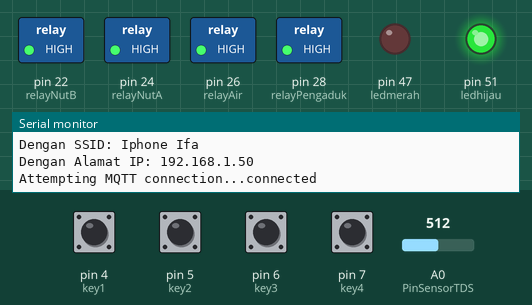
Simulated run of this sketch. Board: Arduino Mega 2560, built with avr-gcc and run on an emulated ATmega2560. On the bench: switched loads named in the sketch (green lamp = pin HIGH), output pins drawn as LEDs (lit = HIGH), the last lines printed to the serial monitor. The inputs (shaded band) are chosen by the test bench; at power-on: pin 4 (key1), pin 5 (key2), pin 6 (key3), pin 7 (key4) HIGH, A0 (PinSensorTDS) = 512. WiFi joins after 1.5 s; servers stay silent unless stated; no MQTT or app messages arrive unless stated.

Above: at 2.7 s.
2.8 s: pin 4 (key1) pulled LOW for 0.15 s
At 4.0 s:
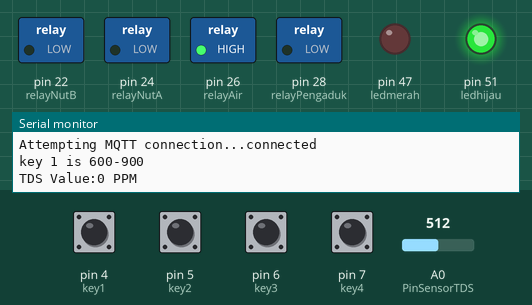
5.8 s: pin 7 (key4) pulled LOW for 0.15 s
At 6.4 s:
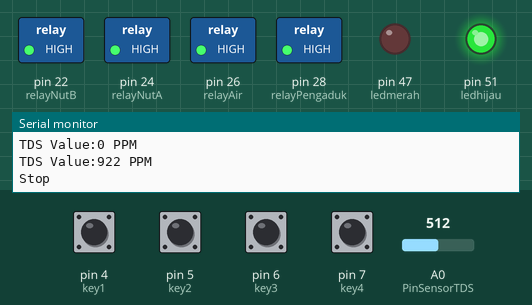
7.4 s: pin 5 (key2) pulled LOW for 0.15 s
9.0 s: A0 (PinSensorTDS) set to 603
11.6 s: A0 (PinSensorTDS) set to 629
At 12.4 s:
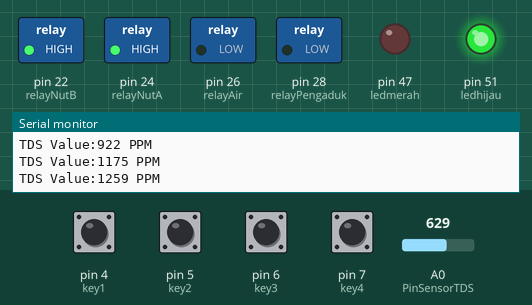
13.4 s: A0 (PinSensorTDS) set to 590
At 16.0 s:
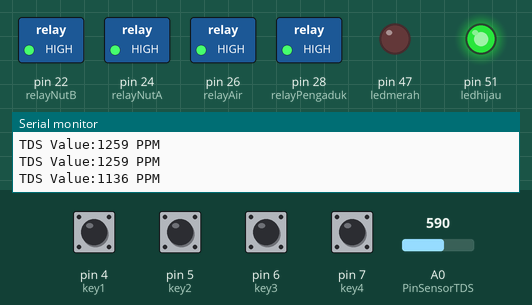
Timing chart, 0 to 17.4 s (numbered marks = the images above; inputs shaded):
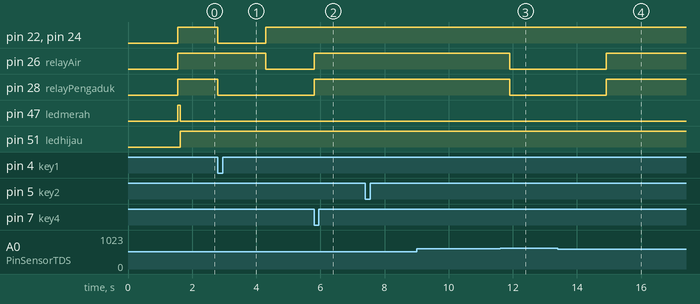

The sketch:

FULL_Fix.ino
```cpp
//library
#include <WiFiEsp.h>
#include <WiFiEspClient.h>
#include <EEPROM.h>
#include <WiFiEspUdp.h>
#include <PubSubClient.h>
#define SERIAL Serial
//ini yang longsc
//define kabel keypad 1-5 ke 1 GND, ke2 pad2,ke3 pad1, ke4 pad5, ke5 pad4 input)
#define key1 4 //connect wire 1 to pin 5
#define key2 5 //connect wire 2 to pin 4
#define key3 6 //connect wire 3 to pin 7
#define key4 7 //connect wire 4 to pin 6

//define LED
const int ledmerah = 47 ;
const int ledhijau = 51;

//define sensor TDS
#define PinSensorTDS A0 //menetapkan Pin TDS A0
#define VREF          3.3 // analog reference voltage(Volt) of the ADC
#define SCOUNT        5  // sum of sample point

int analogBuffer[SCOUNT];    // store the analog value in the array, read from ADC
int analogBufferTemp[SCOUNT];
int analogBufferIndex = 0,IndexCopy = 0;
float rataratavoltase = 0,tdsValue = 0,temperature = 25;
unsigned long int analogSampleTimepoint,printTimepoint;


//inisialisasi connect mqtt
const char* server = "broker.emqx.io";
const char* port_mqtt = 1883;

//inisialisasi konek wifi
char ssid[] = "Iphone Ifa";           // your network SSID (name)
char pass[] = "gayabangetlu";           // your network password
int status = WL_IDLE_STATUS;   // the Wifi radio's status

// inisialisasi the Ethernet client object
WiFiEspClient espClient;
PubSubClient client(espClient);

//inisialisasi relay
const int relayAir = 26; //relay u/ pompa air
const int relayNutA  = 24; //relay untuk nutrisi A
const int relayNutB =22 ; //Relay untuk nutrisi B
const int relayPengaduk = 28; //relay untuk pengaduk
int relayON = LOW; //relay nyala
int relayOFF = HIGH; //relay mati


void setup() {
  ledmerahnyala();
  initSerialm(); //initialize serial for debugging
  initWiFi(); // initialize serial for ESP module
  printWifiStatus(); //wifi status
  konekmqttset();//connect to MQTT server
  beginsensortds();
  pinrelayy();//relay pinmode
  dwrelayy(); //digiwrite relayy
  pmkeypad();//pinmode keypad
  pmled();//pinmode led
} //end void setup

void loop() {
  if (!client.connected()) {
    reconnectMqtt();
  }//end if reconnect

  client.loop();

  //keypad config
  int key1S = digitalRead(key1);// read if key1 is pressed
  int key2S = digitalRead(key2);// read if key1 is pressed
  int key3S = digitalRead(key3);// read if key1 is pressed
  int key4S = digitalRead(key4);// read if key1 is pressed

   if(!key1S){
    int x=1;
    Serial.println("key 1 is 600-900");
    while (x==1){
       client.publish("client_id/hidro/mingg", "Kedua");

       tdsprosess();
       if (tdsValue >=600  && tdsValue <=900 ){
         relaysemuamati(); //semua relay dalam keadaan OFF
         }//end if 600-900

         else if (tdsValue >= 0 && tdsValue <=599  ){
           relayairmati(); // relay air mati dan nutrisiA,B pengaduk menyala
          }//0-599

          else if (tdsValue >=901 ){
           relayairnyala(); //relay air nyala dan nutrisi A, B pengaduk mati
          } //901

          if (!client.connected()) {
           reconnectMqtt();
          } //if reconnect

          int key4S = digitalRead(key4);// read if key1 is pressed
           if(!key4S){
           x=4;
           keypadstop();
         }//if key4
     }//while
   } //if key

     if(!key2S){
     int x=1;
     Serial.println("key 2 is 900-1200 PPM ");
     while (x==1){
     client.publish("client_id/hidro/mingg", "Ketiga");
     tdsprosess();
      if (tdsValue >=901  && tdsValue <=1200 ){
         relaysemuamati(); //semua relay dalam keadaan OFF
         }//900-1200

         else if (tdsValue >= 0 && tdsValue <=899  ){
           relayairmati();
          }//0-799

          else if (tdsValue >=1201 ){
           relayairnyala();
          }//1201

          if (!client.connected()) {
           reconnectMqtt();
          }//if reconnect

         int key4S = digitalRead(key4);// read if key1 is pressed
           if(!key4S){
           x=4;
           keypadstop();
         }//if key4

      }//while
     }//if


     if(!key3S){
      int x=1;
      Serial.println("key 3 is pressed 1200-1400 ");
      while (x==1){
      client.publish("client_id/hidro/mingg", "Keempat");
      tdsprosess();
        if (tdsValue >=1201  && tdsValue <=1400 ){
           relaysemuamati();
           }

         else if (tdsValue >= 0 && tdsValue <=1199  ){
           relayairmati();
          }

          else if (tdsValue >=1401 ){
           relayairnyala();
          }
          if (!client.connected()) {
          reconnectMqtt();}

          int key4S = digitalRead(key4);// read if key1 is pressed
           if(!key4S){
           x=4;
           keypadstop();
         }//if key4

       }//while
   }//ifkey3

}//void loop

void reconnectMqtt() {
  relaysemuamati();
  // Loop until we're reconnected
  if ( status == WL_CONNECTED) {
  while (!client.connected()) {
    ledmerahnyala();
    Serial.print("Attempting MQTT connection...");
    // Attempt to connect, just a name to identify the client
    if (client.connect("arduinoClient")) {
      Serial.println("connected");
        ledhijaunyala();
      // Once connected, publish an announcement...
      //String str_tdsValue = String(tdsValue);
      //client.publish("client_id/hidro/sen1", (char*)str_tdsValue.c_str());

      // ... and resubscribe

    } //if client connect

      else {
        ledmerahnyala();
        relaysemuamati();
        Serial.print("failed, rc=");
        Serial.print(client.state());
        Serial.println(" try again in 5 seconds");
        // Wait 5 seconds before retrying
        delay(5000);
        }//else

    }//while client
  }//if status
}//void reconnect

//cetak wifi ke serial monitor
void initSerialm(){
  Serial.begin(9600);
   ledmerahnyala();
}
void initWiFi(){
  ledmerahnyala();
Serial1.begin(9600);
  // initialize ESP module
  WiFi.init(&Serial1);

  // check for the presence of the shield
  if (WiFi.status() == WL_NO_SHIELD) {
       ledmerahnyala();
    Serial.println("WiFi shield not present");
    // don't continue
    while (true);
  }//ifwifistatus

  // attempt to connect to WiFi network
  while ( status != WL_CONNECTED) {
     ledmerahnyala();
    Serial.print("Attempting to connect to WPA SSID: ");
    Serial.println(ssid);
    // Connect to WPA/WPA2 network
    status = WiFi.begin(ssid, pass);
  }//while status

  // you're connected now, so print out the data
  Serial.println("You're connected to the network");
  Serial.println(ssid);
  }

void printWifiStatus() {
  Serial.print("Dengan SSID: ");
   ledhijaunyala();
  Serial.println(WiFi.SSID());
  IPAddress ip = WiFi.localIP();
  Serial.print("Dengan Alamat IP: ");
  Serial.println(ip);
  Serial.println("");
}

void konekmqttset(){
  client.setServer(server, port_mqtt);
  client.setCallback(callback);
}

void beginsensortds(){
  pinMode(PinSensorTDS,INPUT);
}

void pinrelayy(){
  pinMode(relayAir, OUTPUT);
  pinMode(relayNutA, OUTPUT);
  pinMode(relayNutB, OUTPUT);
  pinMode(relayPengaduk, OUTPUT);
}

void dwrelayy(){
  digitalWrite(relayAir, relayOFF);
  digitalWrite(relayNutA, relayOFF);
  digitalWrite(relayNutB, relayOFF);
  digitalWrite(relayPengaduk, relayOFF);
}

void pmkeypad(){
  pinMode(key1, INPUT_PULLUP);// set pin as input
  pinMode(key2, INPUT_PULLUP);// set pin as input
  pinMode(key3, INPUT_PULLUP);// set pin as input
  pinMode(key4, INPUT_PULLUP);// set pin as input
}
void pmled(){
  pinMode(ledmerah, OUTPUT);
  pinMode(ledhijau, OUTPUT);
}
void ledmerahnyala(){
  digitalWrite(ledmerah, HIGH);
  digitalWrite(ledhijau, LOW);
}

void ledhijaunyala(){
  digitalWrite(ledmerah, LOW);
  digitalWrite(ledhijau, HIGH);
}
//print any message received for subscribed topic
void callback(char* topic, byte* payload, unsigned int length) {
  Serial.print("Message arrived [");
  Serial.print(topic);
  Serial.print("] ");
  for (int i=0;i<length;i++) {
    Serial.print((char)payload[i]);
  }//for
  Serial.println();
}//void callback

void tdsprosess(){

  if(millis()-analogSampleTimepoint>40)     //read the analog value from the ADC
 {
   analogSampleTimepoint=millis();
   analogBuffer[analogBufferIndex]=analogRead(PinSensorTDS);    //read the analog value and store into the buffer
   analogBufferIndex++;
   if(analogBufferIndex==SCOUNT) analogBufferIndex=0;
 }

 if(millis()-printTimepoint>1500)
 {
    printTimepoint=millis();
    for(IndexCopy=0;IndexCopy<SCOUNT;IndexCopy++) analogBufferTemp[IndexCopy]=analogBuffer[IndexCopy];
    rataratavoltase=getMedianNum(analogBufferTemp,SCOUNT)*(float)VREF/1024.0; // read the analog value more stable by the median filtering algorithm, and convert to voltage value
    float kompensasikoefisien=1.0+0.02*(temperature-25.0);    //temperature compensation formula: fFinalResult(25^C) = fFinalResult(current)/(1.0+0.02*(fTP-25.0));
    float kompensasiVoltase=rataratavoltase/kompensasikoefisien;  //temperature compensation
    tdsValue=(133.42*kompensasiVoltase*kompensasiVoltase*kompensasiVoltase-255.86*kompensasiVoltase*kompensasiVoltase+857.39*kompensasiVoltase)*0.7; //convert voltage value to tds value

    Serial.print("TDS Value:");
    Serial.print(tdsValue,0);
    Serial.println(" PPM");
    String str_tdsValue = String(tdsValue);
    client.publish("client_id/hidro/sen1", (char*)str_tdsValue.c_str());
 }
}

void relaysemuamati(){
 digitalWrite(relayNutA, relayOFF);
 digitalWrite(relayNutB, relayOFF);
 digitalWrite(relayAir, relayOFF);
 digitalWrite(relayPengaduk, relayOFF);

  client.publish("client_id/hidro/reA", "OFF");
  client.publish("client_id/hidro/reB", "OFF");
  client.publish("client_id/hidro/peng", "OFF");
  client.publish("client_id/hidro/reAir", "OFF");

}

void relayairmati(){
  digitalWrite(relayNutA, relayON);
  digitalWrite(relayNutB, relayON);
  digitalWrite(relayPengaduk, relayON);
  digitalWrite(relayAir, relayOFF);

  client.publish("client_id/hidro/reA", "ON");
  client.publish("client_id/hidro/reB", "ON");
  client.publish("client_id/hidro/peng", "ON");
  client.publish("client_id/hidro/reAir", "OFF");

}

void relayairnyala(){
 digitalWrite(relayNutA, relayOFF);
 digitalWrite(relayNutB, relayOFF);
 digitalWrite(relayPengaduk, relayON);
 digitalWrite(relayAir, relayON);

  client.publish("client_id/hidro/reA", "OFF");
  client.publish("client_id/hidro/reB", "OFF");
  client.publish("client_id/hidro/peng", "ON");
  client.publish("client_id/hidro/reAir", "ON");

}

void keypadstop(){

  relaysemuamati();
  Serial.println("Stop");
  client.publish("client_id/hidro/mingg", "Stop");
}
int getMedianNum(int bArray[], int iFilterLen)
{
  int bTab[iFilterLen];
  for (byte i = 0; i<iFilterLen; i++)
  bTab[i] = bArray[i];
  int i, j, bTemp;
  for (j = 0; j < iFilterLen - 1; j++)
  {
    for (i = 0; i < iFilterLen - j - 1; i++)
    {
      if (bTab[i] > bTab[i + 1])
      {
        bTemp = bTab[i];
        bTab[i] = bTab[i + 1];
        bTab[i + 1] = bTemp;
      }
    }
  }
  if((iFilterLen&1)>0) bTemp = bTab[(iFilterLen - 1) / 2];
  else bTemp = (bTab[iFilterLen / 2] + bTab[iFilterLen / 2 - 1]) / 2;
  return bTemp;
}
```

Measured:
- the behaviour switches between 611 and 612 on A0 (PinSensorTDS) (found by bisection; images 2 and 3)
- after the input at 2.8 s, pin 22 (relayNutB), pin 24 (relayNutA): HIGH → LOW at once, → HIGH 1.5 s later; pin 26 (relayAir): HIGH → LOW after 1.5 s; pin 28 (relayPengaduk): HIGH → LOW at once
- after the input at 5.8 s, pin 26 (relayAir), pin 28 (relayPengaduk): LOW → HIGH at once
- after the input at 11.6 s, pin 26 (relayAir), pin 28 (relayPengaduk): HIGH → LOW after 0.31 s
- after the input at 13.4 s, pin 26 (relayAir), pin 28 (relayPengaduk): LOW → HIGH after 1.5 s
